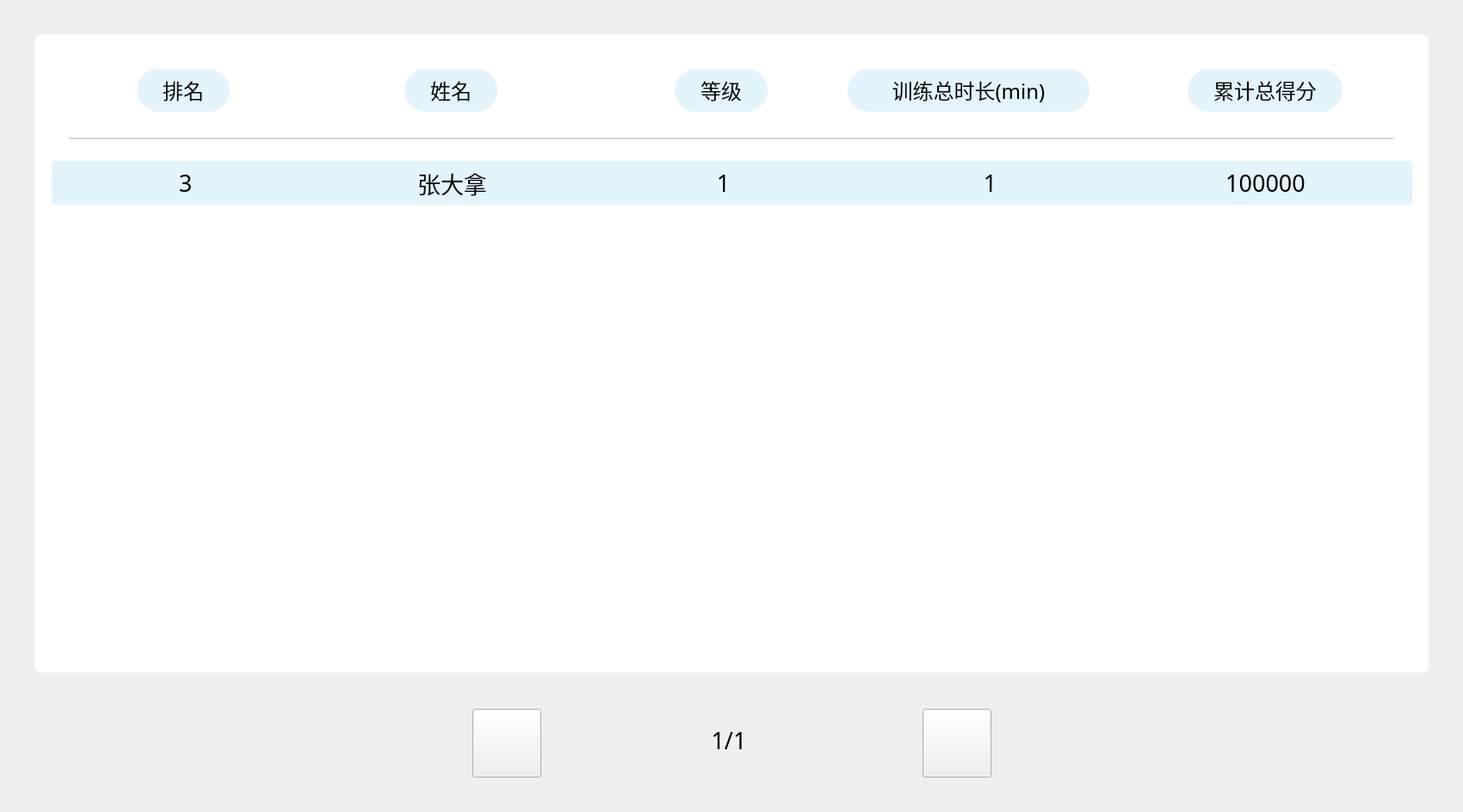
<?xml version="1.0" encoding="UTF-8"?>
<ui version="4.0">
 <class>RankingList</class>
 <widget class="QWidget" name="RankingList">
  <property name="geometry">
   <rect>
    <x>0</x>
    <y>0</y>
    <width>1700</width>
    <height>944</height>
   </rect>
  </property>
  <property name="windowTitle">
   <string>Form</string>
  </property>
  <property name="styleSheet">
   <string notr="true"/>
  </property>
  <widget class="QLabel" name="page_Label">
   <property name="geometry">
    <rect>
     <x>820</x>
     <y>840</y>
     <width>54</width>
     <height>41</height>
    </rect>
   </property>
   <property name="font">
    <font>
     <family>黑体</family>
     <pointsize>20</pointsize>
    </font>
   </property>
   <property name="text">
    <string>1/1</string>
   </property>
   <property name="alignment">
    <set>Qt::AlignCenter</set>
   </property>
  </widget>
  <widget class="QPushButton" name="previous_Btn">
   <property name="geometry">
    <rect>
     <x>549</x>
     <y>824</y>
     <width>80</width>
     <height>80</height>
    </rect>
   </property>
   <property name="styleSheet">
    <string notr="true">border-image: url(:/new/prefix1/release/source/image/left.png);</string>
   </property>
   <property name="text">
    <string/>
   </property>
  </widget>
  <widget class="QPushButton" name="next_Btn">
   <property name="geometry">
    <rect>
     <x>1072</x>
     <y>824</y>
     <width>80</width>
     <height>80</height>
    </rect>
   </property>
   <property name="styleSheet">
    <string notr="true">border-image: url(:/new/prefix1/release/source/image/right.png);</string>
   </property>
   <property name="text">
    <string/>
   </property>
  </widget>
  <widget class="QGroupBox" name="groupBox">
   <property name="geometry">
    <rect>
     <x>40</x>
     <y>40</y>
     <width>1620</width>
     <height>742</height>
    </rect>
   </property>
   <property name="styleSheet">
    <string notr="true">background: #FFFFFF;
border-radius: 8px;</string>
   </property>
   <property name="title">
    <string/>
   </property>
   <widget class="QTableWidget" name="tableWidget">
    <property name="geometry">
     <rect>
      <x>20</x>
      <y>200</y>
      <width>1571</width>
      <height>521</height>
     </rect>
    </property>
    <property name="font">
     <font>
      <family>黑体</family>
      <pointsize>20</pointsize>
     </font>
    </property>
    <property name="styleSheet">
     <string notr="true"/>
    </property>
    <property name="editTriggers">
     <set>QAbstractItemView::EditKeyPressed</set>
    </property>
    <property name="rowCount">
     <number>0</number>
    </property>
    <property name="columnCount">
     <number>0</number>
    </property>
   </widget>
   <widget class="Line" name="line">
    <property name="geometry">
     <rect>
      <x>40</x>
      <y>120</y>
      <width>1540</width>
      <height>2</height>
     </rect>
    </property>
    <property name="styleSheet">
     <string notr="true">background: #D8D8D8;</string>
    </property>
    <property name="orientation">
     <enum>Qt::Horizontal</enum>
    </property>
   </widget>
   <widget class="QLabel" name="label_2">
    <property name="geometry">
     <rect>
      <x>430</x>
      <y>40</y>
      <width>108</width>
      <height>50</height>
     </rect>
    </property>
    <property name="font">
     <font>
      <family>黑体</family>
      <pointsize>18</pointsize>
     </font>
    </property>
    <property name="styleSheet">
     <string notr="true">background:  #E4F4FC;
border-radius: 25px;</string>
    </property>
    <property name="text">
     <string>姓名</string>
    </property>
    <property name="alignment">
     <set>Qt::AlignCenter</set>
    </property>
   </widget>
   <widget class="QLabel" name="label_3">
    <property name="geometry">
     <rect>
      <x>744</x>
      <y>40</y>
      <width>108</width>
      <height>50</height>
     </rect>
    </property>
    <property name="font">
     <font>
      <family>黑体</family>
      <pointsize>18</pointsize>
     </font>
    </property>
    <property name="styleSheet">
     <string notr="true">background:  #E4F4FC;
border-radius: 25px;</string>
    </property>
    <property name="text">
     <string>等级</string>
    </property>
    <property name="alignment">
     <set>Qt::AlignCenter</set>
    </property>
   </widget>
   <widget class="QLabel" name="label">
    <property name="geometry">
     <rect>
      <x>119</x>
      <y>40</y>
      <width>108</width>
      <height>50</height>
     </rect>
    </property>
    <property name="font">
     <font>
      <family>黑体</family>
      <pointsize>18</pointsize>
     </font>
    </property>
    <property name="styleSheet">
     <string notr="true">background:  #E4F4FC;
border-radius: 25px;</string>
    </property>
    <property name="text">
     <string>排名</string>
    </property>
    <property name="alignment">
     <set>Qt::AlignCenter</set>
    </property>
   </widget>
   <widget class="QLabel" name="label_5">
    <property name="geometry">
     <rect>
      <x>1340</x>
      <y>40</y>
      <width>180</width>
      <height>50</height>
     </rect>
    </property>
    <property name="font">
     <font>
      <family>黑体</family>
      <pointsize>18</pointsize>
     </font>
    </property>
    <property name="styleSheet">
     <string notr="true">background:  #E4F4FC;
border-radius: 25px;</string>
    </property>
    <property name="text">
     <string>累计总得分</string>
    </property>
    <property name="alignment">
     <set>Qt::AlignCenter</set>
    </property>
   </widget>
   <widget class="QLabel" name="label_4">
    <property name="geometry">
     <rect>
      <x>945</x>
      <y>40</y>
      <width>281</width>
      <height>50</height>
     </rect>
    </property>
    <property name="font">
     <font>
      <family>黑体</family>
      <pointsize>18</pointsize>
     </font>
    </property>
    <property name="styleSheet">
     <string notr="true">background:  #E4F4FC;
border-radius: 25px;</string>
    </property>
    <property name="text">
     <string>训练总时长(min)</string>
    </property>
    <property name="alignment">
     <set>Qt::AlignCenter</set>
    </property>
   </widget>
   <widget class="QGroupBox" name="groupBox_2">
    <property name="geometry">
     <rect>
      <x>20</x>
      <y>147</y>
      <width>1581</width>
      <height>51</height>
     </rect>
    </property>
    <property name="styleSheet">
     <string notr="true">background: #E4F4FC;
border-radius: 4px;</string>
    </property>
    <property name="title">
     <string/>
    </property>
    <widget class="QLabel" name="ranking_Label">
     <property name="geometry">
      <rect>
       <x>105</x>
       <y>10</y>
       <width>101</width>
       <height>31</height>
      </rect>
     </property>
     <property name="font">
      <font>
       <family>黑体</family>
       <pointsize>20</pointsize>
      </font>
     </property>
     <property name="text">
      <string>3</string>
     </property>
     <property name="alignment">
      <set>Qt::AlignCenter</set>
     </property>
    </widget>
    <widget class="QLabel" name="name_Label">
     <property name="geometry">
      <rect>
       <x>370</x>
       <y>10</y>
       <width>191</width>
       <height>31</height>
      </rect>
     </property>
     <property name="font">
      <font>
       <family>黑体</family>
       <pointsize>20</pointsize>
      </font>
     </property>
     <property name="text">
      <string>张大拿</string>
     </property>
     <property name="alignment">
      <set>Qt::AlignCenter</set>
     </property>
    </widget>
    <widget class="QLabel" name="level_Label">
     <property name="geometry">
      <rect>
       <x>730</x>
       <y>10</y>
       <width>101</width>
       <height>31</height>
      </rect>
     </property>
     <property name="font">
      <font>
       <family>黑体</family>
       <pointsize>20</pointsize>
      </font>
     </property>
     <property name="text">
      <string>1</string>
     </property>
     <property name="alignment">
      <set>Qt::AlignCenter</set>
     </property>
    </widget>
    <widget class="QLabel" name="totalTime_Label">
     <property name="geometry">
      <rect>
       <x>1040</x>
       <y>10</y>
       <width>101</width>
       <height>31</height>
      </rect>
     </property>
     <property name="font">
      <font>
       <family>黑体</family>
       <pointsize>20</pointsize>
      </font>
     </property>
     <property name="text">
      <string>1</string>
     </property>
     <property name="alignment">
      <set>Qt::AlignCenter</set>
     </property>
    </widget>
    <widget class="QLabel" name="totoalScore_Label">
     <property name="geometry">
      <rect>
       <x>1360</x>
       <y>10</y>
       <width>101</width>
       <height>31</height>
      </rect>
     </property>
     <property name="font">
      <font>
       <family>黑体</family>
       <pointsize>20</pointsize>
      </font>
     </property>
     <property name="text">
      <string>100000</string>
     </property>
     <property name="alignment">
      <set>Qt::AlignCenter</set>
     </property>
    </widget>
   </widget>
  </widget>
 </widget>
 <resources/>
 <connections/>
</ui>
